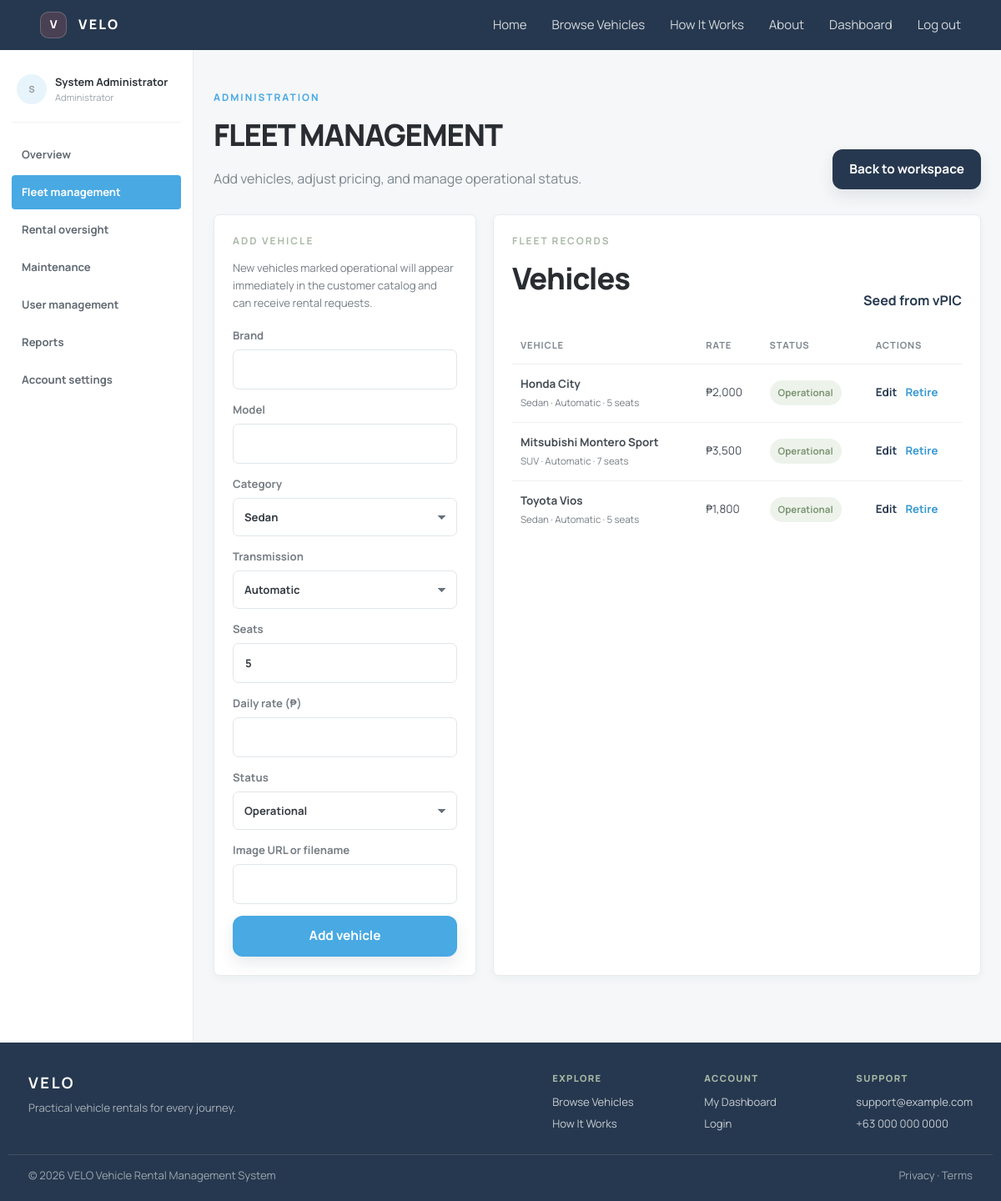
Screenshot of /admin/admin-vehicles.php (signed in) with the database file from the repository.
### tables this page shows
CREATE TABLE vehicles (
  id INT AUTO_INCREMENT PRIMARY KEY,
  brand VARCHAR(50) NOT NULL,
  model VARCHAR(50) NOT NULL,
  category ENUM('Sedan','SUV','Premium') NOT NULL,
  transmission ENUM('Automatic','Manual') NOT NULL,
  seats TINYINT UNSIGNED NOT NULL,
  daily_rate DECIMAL(10,2) NOT NULL,
  status ENUM('operational','maintenance','retired') NOT NULL DEFAULT 'operational',
  image TEXT DEFAULT NULL,
  plate_number VARCHAR(30) UNIQUE DEFAULT NULL,
  year YEAR DEFAULT NULL,
  color VARCHAR(50) DEFAULT NULL,
  mileage INT UNSIGNED NOT NULL DEFAULT 0,
  registration_expiry DATE DEFAULT NULL,
  insurance_expiry DATE DEFAULT NULL,
  created_at TIMESTAMP DEFAULT CURRENT_TIMESTAMP,
  UNIQUE KEY uq_vehicle_identity (brand, model, plate_number),
  INDEX idx_vehicles_status_category (status, category)
);

### config.php (called while the page is built, shortened)
<?php
function db(): PDO
{
    static $pdo = null;
    if ($pdo === null) {
        $dbHost = getenv('DB_HOST') ?: '127.0.0.1';
        $dbPort = getenv('DB_PORT') ?: '3306';
        $dbName = getenv('DB_NAME') ?: 'vrms';
        $dbUser = getenv('DB_USER') ?: 'vrms';
        $dbPass = getenv('DB_PASS') ?: 'vrms123';
        $pdo = new PDO("mysql:host={$dbHost};port={$dbPort};dbname={$dbName};charset=utf8mb4", $dbUser, $dbPass, [
            PDO::ATTR_ERRMODE => PDO::ERRMODE_EXCEPTION,
            PDO::ATTR_DEFAULT_FETCH_MODE => PDO::FETCH_ASSOC,
        ]);
        $columns = $pdo->query("SELECT COLUMN_NAME FROM information_schema.COLUMNS WHERE TABLE_SCHEMA = DATABASE() AND TABLE_NAME = 'rentals'")->fetchAll(PDO::FETCH_COLUMN);
        $rentalColumns = [
            'purpose' => "ALTER TABLE rentals ADD COLUMN purpose VARCHAR(255) NULL AFTER payment_method",
            'rejection_reason' => "ALTER TABLE rentals ADD COLUMN rejection_reason VARCHAR(255) NULL AFTER purpose",
            'cancellation_reason' => "ALTER TABLE rentals ADD COLUMN cancellation_reason VARCHAR(255) NULL AFTER rejection_reason",
            'cancellation_requested' => "ALTER TABLE rentals ADD COLUMN cancellation_requested TINYINT(1) NOT NULL DEFAULT 0 AFTER cancellation_reason",
            'cancellation_requested_at' => "ALTER TABLE rentals ADD COLUMN cancellation_requested_at TIMESTAMP NULL AFTER cancellation_requested",
        ];
    }
    return $pdo;
}
function e($s): string
{
    return htmlspecialchars((string)$s, ENT_QUOTES, 'UTF-8');
}

### public/admin/admin-vehicles.php (the view, shortened to what this page needs)
<?php
require_once __DIR__ . '/../../config.php';
$perPage = 8;
$page = max(1, (int)($_GET['page'] ?? 1));
$editing = null;
$totalVehicles = (int)db()->query('SELECT COUNT(*) FROM vehicles')->fetchColumn();
$totalPages = max(1, (int)ceil($totalVehicles / $perPage));
$page = min($page, $totalPages);
$offset = ($page - 1) * $perPage;
$vehicleStmt = db()->query("SELECT * FROM vehicles ORDER BY status, brand, model LIMIT {$perPage} OFFSET {$offset}");
$vehicles = $vehicleStmt->fetchAll();
include __DIR__ . '/../../includes/header.php';
?>
<main class="admin-page">
  <div class="admin-heading">
    <div><p class="eyebrow">Administration</p><h1>Fleet management</h1><p>Add vehicles, adjust pricing, and manage operational status.</p></div>
    <a class="btn btn-navy" href="/admin/admin-dashboard.php">Back to workspace</a>
  </div>
  <div class="admin-grid">
    <section class="admin-card" id="vehicle-form">
      <p class="eyebrow"><?= $editing ? 'Edit vehicle' : 'Add vehicle' ?></p>
      <?php if (!$editing): ?><p class="admin-form-help">New vehicles marked operational will appear immediately in the customer catalog and can receive rental requests.</p><?php endif; ?>
      <form class="detail-form" method="post">
        <label>Brand<input name="brand" required value="<?= e($editing['brand'] ?? '') ?>"></label>
        <label>Model<input name="model" required value="<?= e($editing['model'] ?? '') ?>"></label>
        <label>Category<select name="category" required><?php foreach (['Sedan','SUV','Premium'] as $value): ?><option value="<?= $value ?>" <?= ($editing['category'] ?? '') === $value ? 'selected' : '' ?>><?= $value ?></option><?php endforeach; ?></select></label>
        <label>Transmission<select name="transmission" required><?php foreach (['Automatic','Manual'] as $value): ?><option value="<?= $value ?>" <?= ($editing['transmission'] ?? '') === $value ? 'selected' : '' ?>><?= $value ?></option><?php endforeach; ?></select></label>
        <label>Seats<input type="number" name="seats" min="1" max="20" required value="<?= e($editing['seats'] ?? 5) ?>"></label>
        <label>Daily rate (₱)<input type="number" name="daily_rate" min="1" step="0.01" required value="<?= e($editing['daily_rate'] ?? '') ?>"></label>
        <label>Status<select name="status"><?php foreach (['operational','maintenance','retired'] as $value): ?><option value="<?= $value ?>" <?= ($editing['status'] ?? 'operational') === $value ? 'selected' : '' ?>><?= ucfirst($value) ?></option><?php endforeach; ?></select></label>
        <label>Image URL or filename<input name="image" value="<?= e($editing['image'] ?? '') ?>"></label>
        <button class="btn btn-coral" type="submit"><?= $editing ? 'Save changes' : 'Add vehicle' ?></button>
      </form>
    </section>
    <section class="admin-card">
      <div class="section-head"><div><p class="eyebrow">Fleet records</p><h2>Vehicles</h2></div><a class="text-link" href="/admin/seed_vehicles.php">Seed from vPIC</a></div>
      <div class="admin-table-wrap">
        <table class="admin-table"><thead><tr><th>Vehicle</th><th>Rate</th><th>Status</th><th>Actions</th></tr></thead><tbody>
        <?php foreach ($vehicles as $vehicle): ?>
          <tr><td><strong><?= e($vehicle['brand'] . ' ' . $vehicle['model']) ?></strong><small><?= e($vehicle['category']) ?> · <?= e($vehicle['transmission']) ?> · <?= (int)$vehicle['seats'] ?> seats</small></td><td>₱<?= number_format((float)$vehicle['daily_rate']) ?></td><td><span class="status-badge <?= $vehicle['status'] === 'operational' ? 'status-success' : 'status-neutral' ?>"><?= e(ucfirst($vehicle['status'])) ?></span></td><td><a class="text-link" href="/admin/admin-vehicles.php?edit=<?= (int)$vehicle['id'] ?>">Edit</a><?php if ($vehicle['status'] !== 'retired'): ?><form class="inline-form" method="post"><input type="hidden" name="csrf_token" value="<?= e(csrf_token()) ?>"><input type="hidden" name="action" value="retire"><input type="hidden" name="id" value="<?= (int)$vehicle['id'] ?>"><button class="table-action" type="submit" onclick="return confirm('Retire this vehicle?');">Retire</button></form><?php endif; ?></td></tr>
        <?php endforeach; ?>
        </tbody></table>
      </div>
    </section>
  </div>
</main>
<?php include __DIR__ . '/../../includes/footer.php'; ?>

### rows the page displays
vehicles: brand+model "Honda City", category "Sedan", transmission "Automatic", seats "5", daily_rate "2,000", status "Operational"
vehicles: brand+model "Mitsubishi Montero Sport", category "SUV", transmission "Automatic", seats "7", daily_rate "3,500", status "Operational"
vehicles: brand+model "Toyota Vios", category "Sedan", transmission "Automatic", seats "5", daily_rate "1,800", status "Operational"

### other values shown
substr($workspaceUser['name'] ?? 'U', 0, 1) "S"
$workspaceUser['name'] "System Administrator"
form field category "Sedan"
form field transmission "Automatic"
form field status "Operational"
